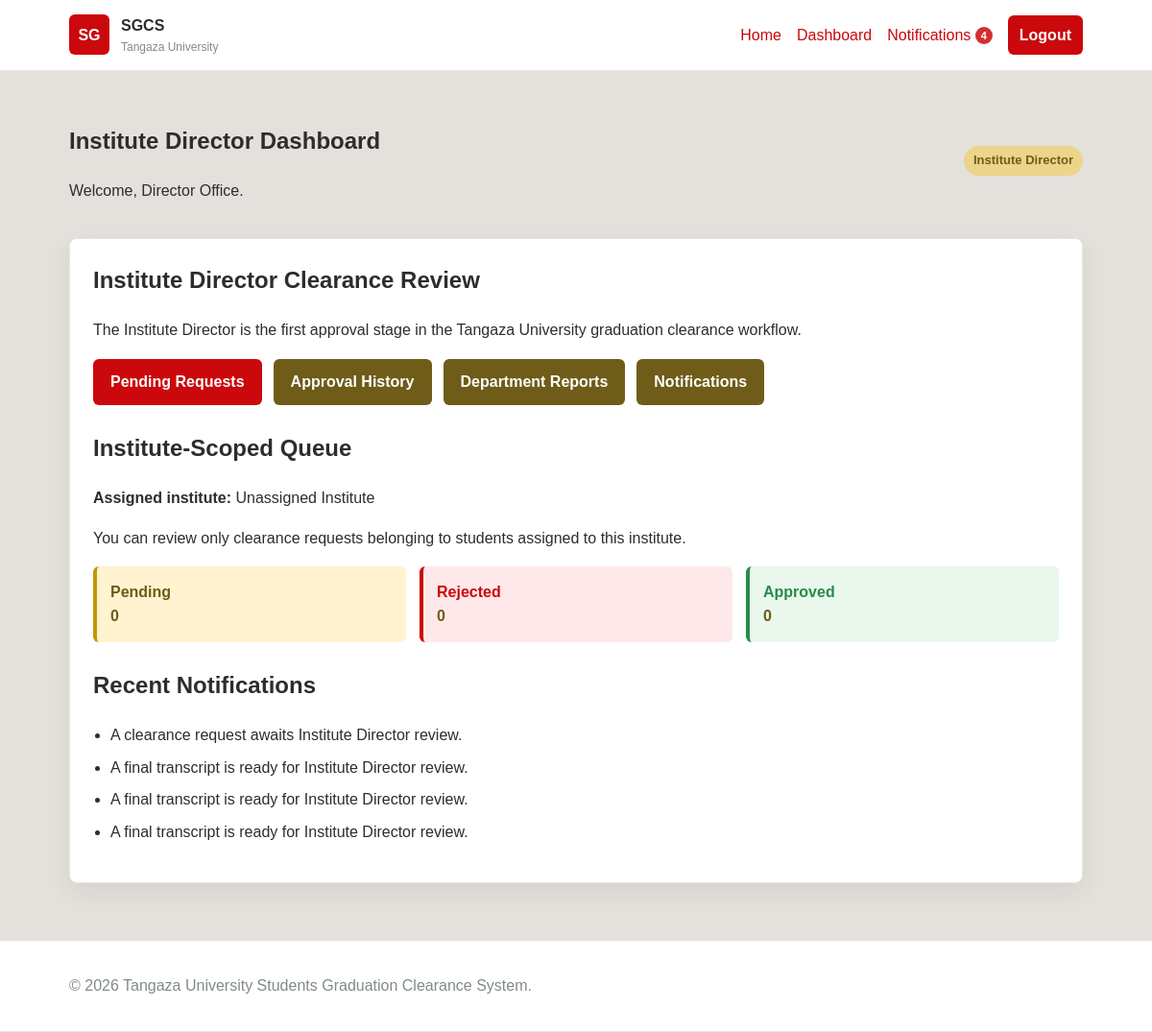
Screenshot of /SGCS/dashboard.php (signed in) with the database file from the repository.
### tables this page shows
CREATE TABLE `notifications` (
  `notif_id` int(11) NOT NULL,
  `recipient_user_id` int(11) NOT NULL,
  `notif_type` varchar(50) NOT NULL,
  `message` text NOT NULL,
  `sent_at` datetime NOT NULL DEFAULT current_timestamp(),
  `is_read` tinyint(1) NOT NULL DEFAULT 0
);

### SGCS/includes/auth.php (called while the page is built, shortened)
<?php
function is_logged_in()
{
    return !empty($_SESSION['user_id']);
}
function current_user()
{
    return [
        'user_id' =>
            $_SESSION['user_id'] ?? null,
        'username' =>
            $_SESSION['username'] ?? '',
        'full_name' =>
            $_SESSION['full_name'] ?? '',
        'role' =>
            $_SESSION['role'] ?? '',
        'linked_id' =>
            $_SESSION['linked_id'] ?? null,
        'school_id' =>
            $_SESSION['school_id'] ?? null,
        'institute_id' =>
            $_SESSION['institute_id'] ?? null,
        'department_id' =>
            $_SESSION['department_id'] ?? null
    ];
}
function role_label($role)
{
    $labels = [
        'student' =>
            'Student',
        'officer' =>
            'Departmental Officer',
        'director' =>
            'Institute Director',
        'librarian' =>
            'Librarian',
        'finance_officer' =>
            'Finance Officer',
        'dean' =>
            'Dean of School',
        'university_store' =>
            'University Store',
        'registrar' =>
            'Academic Registrar',
        'admin' =>
            'System Administrator'
    ];
    return
        $labels[$role]
        ?? ucfirst(
            (string)$role
        );
}
?>

### SGCS/includes/clearance_functions.php (called while the page is built, shortened)
<?php
function get_user_institute_id($pdo, $userId)
{
    $stmt = $pdo->prepare(
        'SELECT institute_id
         FROM users
         WHERE user_id = ?
         LIMIT 1'
    );
    $stmt->execute([(int)$userId]);
    $instituteId = $stmt->fetchColumn();
    return (
        $instituteId !== false &&
        $instituteId !== null &&
        (int)$instituteId > 0
    )
        ? (int)$instituteId
        : null;
}
function get_assigned_department($pdo, $user)
{
    $role = strtolower(
        (string)($user['role'] ?? '')
    );
    if ($role === 'director') {
        $instituteId = get_user_institute_id(
            $pdo,
            $user['user_id']
        );
        if (!$instituteId) {
            return null;
        }
        return get_institute_director_department($pdo);
    }
    $stmt = $pdo->prepare(
        'SELECT *
         FROM departments
         WHERE officer_user_id = ?
         LIMIT 1'
    );
    $stmt->execute([
        (int)$user['user_id']
    ]);
    return $stmt->fetch(PDO::FETCH_ASSOC);
}
function get_notifications(
    $pdo,
    $userId,
    $limit = 5
) {
    $userId = (int)$userId;
    $limit = (int)$limit;
    try {
        $stmt = $pdo->prepare(
            'SELECT *
             FROM notifications
             WHERE recipient_user_id = ?
             ORDER BY sent_at DESC
             LIMIT ' . $limit
        );
        $stmt->execute([$userId]);
        return $stmt->fetchAll(
            PDO::FETCH_ASSOC
        );
    } catch (PDOException $e) {
        error_log(
            'Notification retrieval error: '
            . $e->getMessage()
        );
        return [];
    }
}
?>

### SGCS/dashboards/director.php (the view, shortened to what this page needs)
<?php
require_once __DIR__ . '/../includes/auth.php';
require_once __DIR__ . '/../includes/clearance_functions.php';
$directorUser = current_user();
$department = get_assigned_department($pdo, $directorUser);
$directorInstituteId = get_user_institute_id($pdo, $directorUser['user_id']);
$instituteStmt = $pdo->prepare('SELECT institute_name FROM institutes WHERE institute_id=?');
$instituteStmt->execute([$directorInstituteId]);
$directorInstituteName = $instituteStmt->fetchColumn() ?: 'Unassigned Institute';
$directorCounts = $department ? get_review_counts($pdo, $department, $directorUser) : ['Pending'=>0,'Rejected'=>0,'Approved'=>0];
$notifications = get_notifications($pdo, $_SESSION['user_id'], 4);
require_once __DIR__ . '/../includes/header.php';
?>
<section class="dashboard">
    <div class="dashboard-top">
        <div>
            <h1>Institute Director Dashboard</h1>
            <p>Welcome, <?php echo htmlspecialchars($_SESSION['full_name']); ?>.</p>
        </div>
        <span class="badge"><?php echo role_label($_SESSION['role']); ?></span>
    </div>
    <div class="dashboard-box">
        <h2>Institute Director Clearance Review</h2>
        <p>The Institute Director is the first approval stage in the Tangaza University graduation clearance workflow.</p>
        <div class="action-row">
            <a class="button" href="<?php echo BASE_URL; ?>officer_requests.php">Pending Requests</a>
            <a class="button secondary" href="<?php echo BASE_URL; ?>officer_history.php">Approval History</a>
            <a class="button secondary" href="<?php echo BASE_URL; ?>reports_dashboard.php">Department Reports</a>
            <a class="button secondary" href="<?php echo BASE_URL; ?>notifications.php">Notifications</a>
        </div>
        <h2>Institute-Scoped Queue</h2>
        <p><strong>Assigned institute:</strong> <?php echo htmlspecialchars($directorInstituteName); ?></p>
        <p>You can review only clearance requests belonging to students assigned to this institute.</p>
        <div class="summary-row">
            <div class="status-pending"><strong>Pending</strong><span><?php echo (int)$directorCounts['Pending']; ?></span></div>
            <div class="status-rejected"><strong>Rejected</strong><span><?php echo (int)$directorCounts['Rejected']; ?></span></div>
            <div class="status-approved"><strong>Approved</strong><span><?php echo (int)$directorCounts['Approved']; ?></span></div>
        </div>
        <h2>Recent Notifications</h2>
        <?php if ($notifications): ?>
            <ul class="simple-list">
                <?php foreach ($notifications as $notification): ?>
                    <li><?php echo htmlspecialchars($notification['message']); ?></li>
                <?php endforeach; ?>
            </ul>
        <?php else: ?>
            <p>No notifications yet.</p>
        <?php endif; ?>
    </div>
</section>
<?php require_once __DIR__ . '/../includes/footer.php'; ?>

### SGCS/assets/css/style.css (style rules this page uses)
:root { --orange: #e75703; --red: #cb080b; --soft: #e4e1dc; --dark: #2d2d2b; --gold: #c49607; --pink: #e78086; --olive: #6e5c18; --gray: #818a8a; --light-gold: #ecd489; --white: #ffffff; }
* { box-sizing: border-box; }
body { margin: 0; min-height: 100vh; display: flex; flex-direction: column; font-family: Arial, Helvetica, sans-serif; color: var(--dark); background: var(--soft); line-height: 1.6; }
a { color: var(--red); text-decoration: none; }
.hero-panel, .card, .login-box, .dashboard-box { background: var(--white); border: 1px solid rgba(45, 45, 43, 0.12); border-radius: 8px; box-shadow: 0 10px 26px rgba(45, 45, 43, 0.08); }
.button, button { display: inline-block; border: 0; background: var(--red); color: var(--white); padding: 11px 18px; border-radius: 6px; font-weight: bold; cursor: pointer; }
.button.secondary { background: var(--olive); }
.dashboard { width: min(1100px, 88%); margin: 34px auto 60px; }
.dashboard-top { display: flex; justify-content: space-between; gap: 20px; align-items: center; margin-bottom: 20px; }
.badge { display: inline-block; padding: 5px 10px; background: var(--light-gold); color: var(--olive); border-radius: 999px; font-size: 13px; font-weight: bold; }
.dashboard-box { padding: 24px; }
.dashboard-box h2 { margin-top: 26px; }
.dashboard-box h2:first-child { margin-top: 0; }
.summary-row { display: grid; grid-template-columns: repeat(3, 1fr); gap: 14px; margin-bottom: 20px; }
.summary-row div { padding: 14px; background: #f8f7f4; border-radius: 6px; }
.summary-row strong, .summary-row span { display: block; }
.summary-row span { color: var(--olive); font-weight: bold; }
.action-row { display: flex; gap: 12px; flex-wrap: wrap; margin: 18px 0 26px; }
.simple-list, .notification-list { padding-left: 18px; }
.simple-list li { margin-bottom: 8px; }
.status-approved { border-left-color: #278b48 !important; color: #278b48; }
.status-pending { border-left-color: var(--gold) !important; color: var(--olive); }
.status-rejected { border-left-color: var(--red) !important; color: var(--red); }
:root { --status-pending-bg: #fff4cf; --status-approved: #278b48; --status-approved-bg: #e9f7ed; --status-rejected-bg: #ffe8e9; }
.summary-row .status-pending { background:var(--status-pending-bg); border-left:4px solid var(--gold); }
.summary-row .status-approved { background:var(--status-approved-bg); border-left:4px solid var(--status-approved); }
.summary-row .status-rejected { background:var(--status-rejected-bg); border-left:4px solid var(--red); }

### rows the page displays
notifications: message "A clearance request awaits Institute Director review."
notifications: message "A final transcript is ready for Institute Director review."
notifications: message "A final transcript is ready for Institute Director review."
notifications: message "A final transcript is ready for Institute Director review."

### other values shown
APP_SHORT_NAME "SGCS"
$headerUnread "4"
$_SESSION['full_name'] "Director Office"
role_label($_SESSION['role']) "Institute Director"
$directorInstituteName "Unassigned Institute"
$directorCounts['Pending'] "0"
$directorCounts['Rejected'] "0"
$directorCounts['Approved'] "0"
